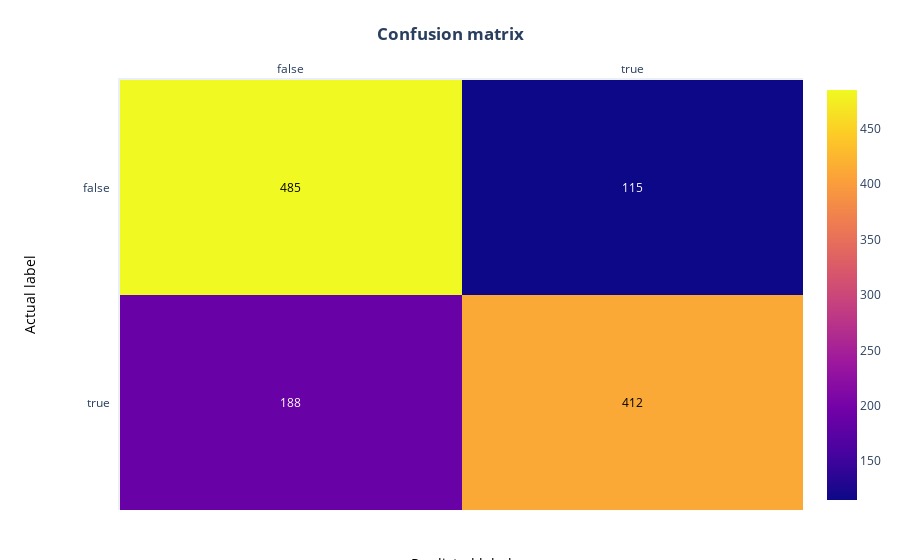

Source (notebook cell):
### Markdown cell above
As expected, we see a noticeable drop in accuracy using a different set.

Again, let's visually analyze its performance:

### Code cell
# plot new confusion matrix
# Create the list of unique labels in the test set, to use in our plot
# I.e., ['True', 'False',]
unique_targets = sorted(list(balanced_dataset["is_hiker"].unique()))

# Convert values to lower case so the plot code can count the outcomes
x = y = [str(s).lower() for s in unique_targets]

# Plot the matrix above as a heatmap with annotations (values) in its cells
fig = ff.create_annotated_heatmap(cm, x, y)

# Set titles and ordering
fig.update_layout(  title_text="<b>Confusion matrix</b>", 
                    yaxis = dict(categoryorder = "category descending")
                    )

fig.add_annotation(dict(font=dict(color="black",size=14),
                        x=0.5,
                        y=-0.15,
                        showarrow=False,
                        text="Predicted label",
                        xref="paper",
                        yref="paper"))

fig.add_annotation(dict(font=dict(color="black",size=14),
                        x=-0.15,
                        y=0.5,
                        showarrow=False,
                        text="Actual label",
                        textangle=-90,
                        xref="paper",
                        yref="paper"))

# We need margins so the titles fit
fig.update_layout(margin=dict(t=80, r=20, l=120, b=50))
fig['data'][0]['showscale'] = True
fig.show()

### Figure 1 — Plotly figure (JSON) as saved in the notebook; plotly's stock layout.template omitted (floating-point values rounded to 4 significant figures)
{"data": [{"colorscale": [[0, "#0d0887"], [0.1111, "#46039f"], [0.2222, "#7201a8"], [0.3333, "#9c179e"], [0.4444, "#bd3786"], [0.5556, "#d8576b"], [0.6667, "#ed7953"], [0.7778, "#fb9f3a"], [0.8889, "#fdca26"], [1, "#f0f921"]], "reversescale": false, "showscale": true, "type": "heatmap", "x": ["false", "true"], "y": ["false", "true"], "z": [[485, 115], [188, 412]]}], "layout": {"annotations": [{"font": {"color": "#000000"}, "showarrow": false, "text": "485", "x": "false", "xref": "x", "y": "false", "yref": "y"}, {"font": {"color": "#FFFFFF"}, "showarrow": false, "text": "115", "x": "true", "xref": "x", "y": "false", "yref": "y"}, {"font": {"color": "#FFFFFF"}, "showarrow": false, "text": "188", "x": "false", "xref": "x", "y": "true", "yref": "y"}, {"font": {"color": "#000000"}, "showarrow": false, "text": "412", "x": "true", "xref": "x", "y": "true", "yref": "y"}, {"font": {"color": "black", "size": 14}, "showarrow": false, "text": "Predicted label", "x": 0.5, "xref": "paper", "y": -0.15, "yref": "paper"}, {"font": {"color": "black", "size": 14}, "showarrow": false, "text": "Actual label", "textangle": -90, "x": -0.15, "xref": "paper", "y": 0.5, "yref": "paper"}], "margin": {"b": 50, "l": 120, "r": 20, "t": 80}, "title": {"text": "<b>Confusion matrix</b>"}, "xaxis": {"dtick": 1, "gridcolor": "rgb(0, 0, 0)", "side": "top", "ticks": ""}, "yaxis": {"categoryorder": "category descending", "dtick": 1, "ticks": "", "ticksuffix": "  "}}}
